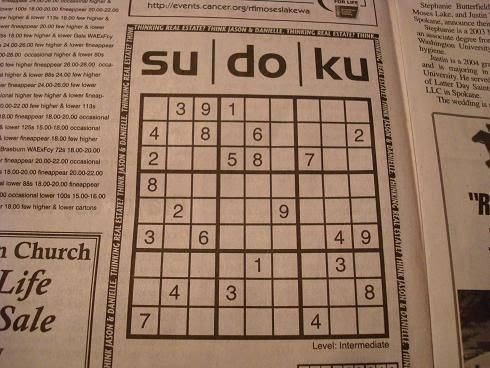
#> input picture sudoku board images/images2.jpeg, 490 x 368 px
$ python sudoku.py
#> lines starting #> are read from the running program, lines starting #| are printed output that depends on the picture; after the words box and inside, x2 and y2 are one past the last pixel; in counts of white or black regions, pixels touching at a corner belong together
import cv2
import imutils
import numpy as np
import easyocr


def reorderPoints(points):
    points=points.reshape((4,2))
    newpoints=np.zeros((4,1,2),dtype=np.int32)
    sum=points.sum(1)
    newpoints[0]=points[np.argmin(sum)]
    newpoints[3]=points[np.argmax(sum)]
    diff=np.diff(points,axis=1)
    newpoints[1]=points[np.argmin(diff)]
    newpoints[2]=points[np.argmax(diff)]
    return newpoints

def processImg(img):
    grayimg=cv2.cvtColor(img,cv2.COLOR_BGR2GRAY)
    blurimg = cv2.GaussianBlur(grayimg, (9,9),0)


    # timg = cv2.adaptiveThreshold(blurimg,255,1,1,3,1)

    # blurimg = cv2.GaussianBlur(grayimg, (3,3), 1)

    timg = cv2.adaptiveThreshold(blurimg,255,cv2.ADAPTIVE_THRESH_GAUSSIAN_C,cv2.THRESH_BINARY,9,2)
    timg=cv2.bitwise_not(timg)
    kernel = np.ones((3,3), np.uint8)
    timg = cv2.dilate(timg, kernel)
    keypoints = cv2.findContours(timg.copy(), cv2.RETR_EXTERNAL,cv2.CHAIN_APPROX_SIMPLE)
    contours = imutils.grab_contours(keypoints)
    # contours,h = cv2.findContours(timg.copy(), cv2.RETR_EXTERNAL,cv2.CHAIN_APPROX_SIMPLE)
    newimg = cv2.drawContours(img.copy(), contours, -1, (0, 255, 0), 3)


    contours=sorted(contours,key=cv2.contourArea,reverse=True)
    location=None
    for c in contours:
        area=cv2.contourArea(c)
        if area>550:
            perimeter=cv2.arcLength(c,True)
            curve=cv2.approxPolyDP(c,0.02*perimeter,True)
            if(len(curve)==4):
                location=curve
                break
    # print(location)
    location=reorderPoints(location)
    # print(location)
    newimg=cv2.drawContours(img,location,-1,(0,255,0),9)

    pts1=np.float32(location)
    pts2=np.float32([[0,0],[450,0],[0,450],[450,450]])
    matrix=cv2.getPerspectiveTransform(pts1,pts2)
    warpimg=cv2.warpPerspective(newimg,matrix,(450,450))
    warpimg=cv2.cvtColor(warpimg,cv2.COLOR_BGR2GRAY)

    # splitting the board into each cell
    rows=np.vsplit(warpimg,9)
    boxes=[]
    for r in rows:
        cols=np.hsplit(r,9)
        for c in cols:
            boxes.append(c)
    return boxes

def printGrid(grid):
    for i in range(81):
        temp=i%9
        if grid[i]=='0':
            print("_",end=' '),
        else:
            print(grid[i],end=' '),
        if temp==8:
            print("\n")


imgpath="sudoku board images/images2.jpeg"
img=cv2.imread(imgpath)
#> img is the input picture: shape (368, 490, 3); mean B, G, R 99.5, 120.6, 150.9
img=cv2.resize(img,(450,450))
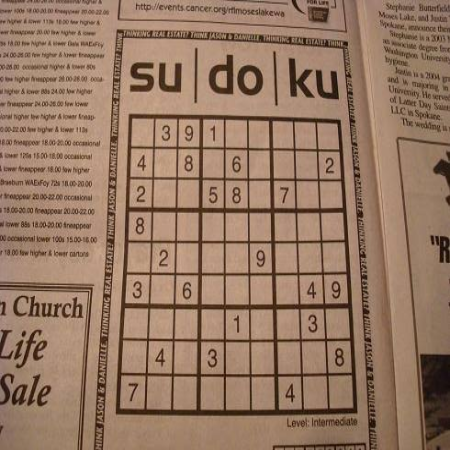
#> img: shape (450, 450, 3); mean B, G, R 99.4, 120.5, 150.8
cv2.imshow("image",img)
cv2.waitKey(0)

boxes=processImg(img)
#> in processImg, `blurimg = cv2.GaussianBlur(grayimg, (9,9),0)`:
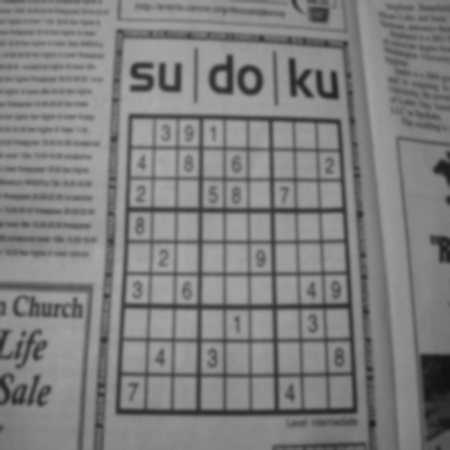
#> blurimg: shape (450, 450); min 17, max 171, mean 127.1
#> in processImg, `timg = cv2.adaptiveThreshold(blurimg,255,cv2.ADAPTIVE_THRESH_GAUSSIAN_..`:
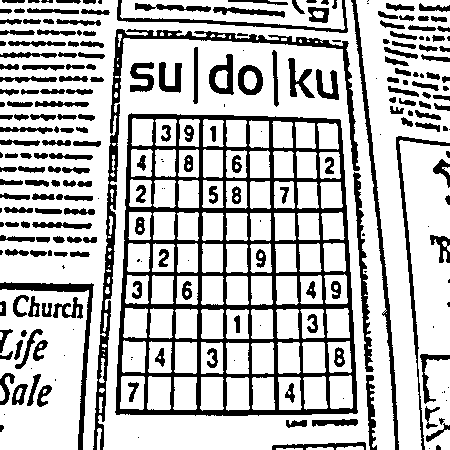
#> timg: shape (450, 450); 73.7% white; 250 black regions (50 under 20 px), largest, box (x1, y1, x2, y2) and area: (115, 113, 358, 416) 19169, (93, 29, 360, 450) 4912, (351, 0, 399, 450) 1870
#> in processImg, `timg = cv2.dilate(timg, kernel)`:
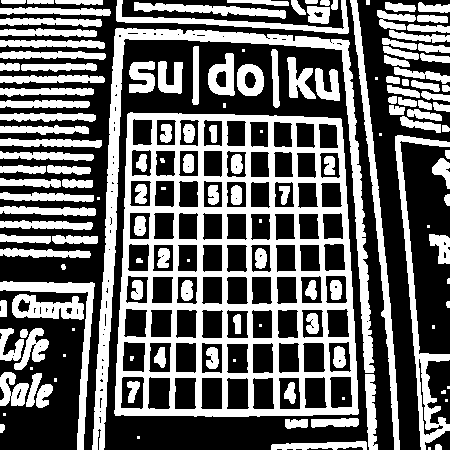
#> timg: shape (450, 450); 41.6% white; 148 white regions (26 under 20 px)
#> in processImg, `keypoints = cv2.findContours(timg.copy(), cv2.RETR_EXTERNAL,cv2.CHAIN_..`: keypoints = 113 contours, 21 with area under 20; largest, box (x1, y1, x2, y2) and area: (114, 112, 359, 417) 68635, (92, 28, 375, 450) 8644, (395, 135, 450, 450) 2772, (350, 0, 400, 450) 2476, (0, 281, 95, 450) 1732
#> in processImg, `contours = imutils.grab_contours(keypoints)`: contours has the same summary as keypoints
#> in processImg, `newimg = cv2.drawContours(img.copy(), contours, -1, (0, 255, 0), 3)`:
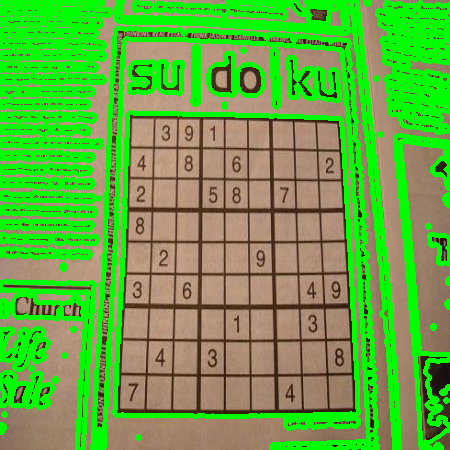
#> newimg: shape (450, 450, 3); mean B, G, R 65.2, 171, 98.9
#> the loop in processImg, `for c in contours:` made 1 pass
#> (area, perimeter, location) on pass 1: (68635, 1076.9, [[128, 113], [115, 415], [357, 414], [341, 119]])
#> in reorderPoints, `points=points.reshape((4,2))`: points = [[128, 113], [115, 415], [357, 414], [341, 119]]
#> in reorderPoints, `sum=points.sum(1)`: sum = [241, 530, 771, 460]
#> in reorderPoints, `diff=np.diff(points,axis=1)`: diff = [-15, 300, 57, -222]
#> in processImg, `location=reorderPoints(location)`: location = [[128, 113], [341, 119], [115, 415], [357, 414]]
#> in processImg, `matrix=cv2.getPerspectiveTransform(pts1,pts2)`: matrix = [[2.14, 0.0921, -284.1], [-0.0495, 1.76, -192.2], [-0.000124, 0.000469, 1]]
#> in processImg, `warpimg=cv2.warpPerspective(newimg,matrix,(450,450))`:
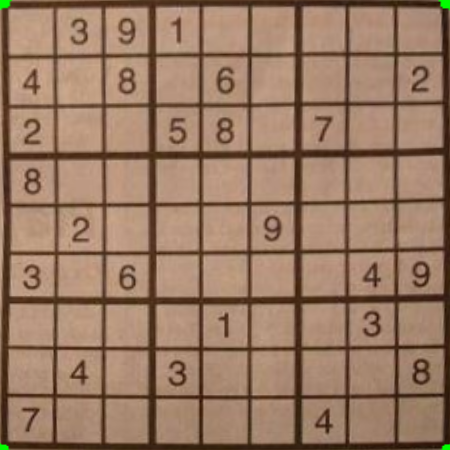
#> warpimg: shape (450, 450, 3); mean B, G, R 100, 122.1, 153.6
#> in processImg, `warpimg=cv2.cvtColor(warpimg,cv2.COLOR_BGR2GRAY)`:
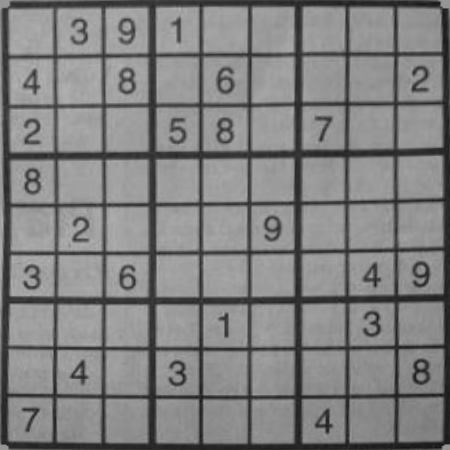
#> warpimg: shape (450, 450); min 20, max 184, mean 129
#> in processImg, `rows=np.vsplit(warpimg,9)`: rows = 9 items
#> the loop in processImg, `for r in rows:` made 9 passes
#> after the loop in processImg, `for r in rows:`: boxes = 81 items
#> boxes = 81 items
# for b in boxes:
#     cv2.imshow("box",b)
#     cv2.waitKey(0)
#> (the run stopped early here; a loop or call above may not have finished)

$ run again, with sudoku board images/images3.jpeg copied over sudoku board images/images2.jpeg
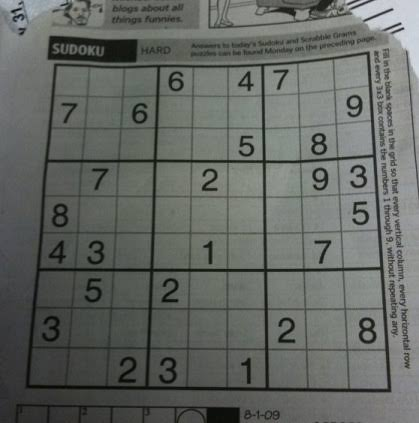
#> input picture sudoku board images/images3.jpeg, 419 x 423 px
#> img is the input picture: shape (423, 419, 3); mean B, G, R 99.2, 103.3, 99.8
#> img: shape (450, 450, 3)
#> in processImg, `timg = cv2.dilate(timg, kernel)`:
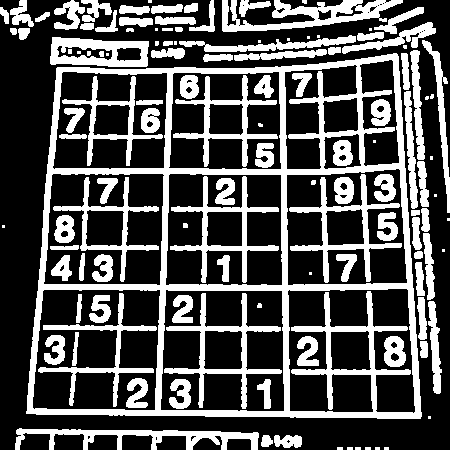
#> timg: shape (450, 450); 32.3% white; 123 white regions (31 under 20 px)
#> keypoints = 73 contours, 26 with area under 20; largest, box (x1, y1, x2, y2) and area: (26, 53, 422, 419) 129028, (50, 37, 149, 67) 2416, (222, 0, 403, 32) 2409, (15, 428, 259, 450) 1797, (179, 35, 356, 52) 897
#> contours has the same summary as keypoints
#> the loop in processImg, `for c in contours:` made 1 pass
#> (area, perimeter, location) on pass 1: (129028, 1482.9, [[397, 54], [57, 67], [26, 413], [420, 418]])
#> points = [[397, 54], [57, 67], [26, 413], [420, 418]]
#> sum = [451, 124, 439, 838]
#> diff = [-343, 10, 387, -2]
#> in processImg, `location=reorderPoints(location)`: location = [[57, 67], [397, 54], [26, 413], [420, 418]]
#> matrix = [[1.45, 0.13, -91.56], [0.0601, 1.57, -108.7], [0.000172, 0.000483, 1]]
#> in processImg, `warpimg=cv2.warpPerspective(newimg,matrix,(450,450))`:
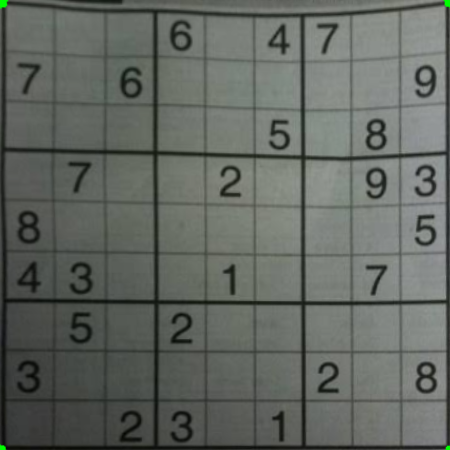
#> warpimg: shape (450, 450, 3); mean B, G, R 97.3, 103, 98.3
#> rows = 9 items
#> the loop in processImg, `for r in rows:` made 9 passes
#> after the loop in processImg, `for r in rows:`: boxes = 81 items

$ run again, with sudoku board images/images4.jpeg copied over sudoku board images/images2.jpeg
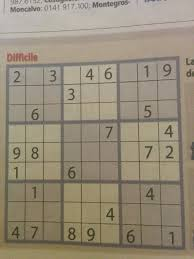
#> input picture sudoku board images/images4.jpeg, 194 x 259 px
#> img is the input picture: shape (259, 194, 3); mean B, G, R 121.3, 140.2, 150.1
#> img: shape (450, 450, 3)
#> in processImg, `timg = cv2.dilate(timg, kernel)`:
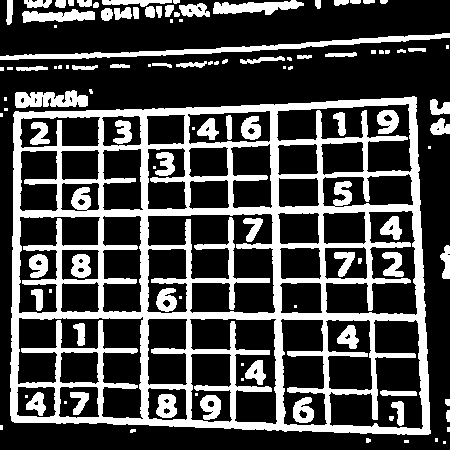
#> timg: shape (450, 450); 28.5% white; 110 white regions (37 under 20 px)
#> keypoints = 72 contours, 35 with area under 20; largest, box (x1, y1, x2, y2) and area: (10, 96, 431, 435) 132058, (0, 33, 450, 60) 1772, (15, 90, 88, 108) 828, (213, 0, 304, 15) 720, (22, 9, 95, 23) 575
#> contours has the same summary as keypoints
#> the loop in processImg, `for c in contours:` made 1 pass
#> (area, perimeter, location) on pass 1: (132057.5, 1526.7, [[416, 97], [15, 111], [11, 420], [430, 433]])
#> points = [[416, 97], [15, 111], [11, 420], [430, 433]]
#> sum = [513, 126, 431, 863]
#> diff = [-319, 96, 409, 3]
#> in processImg, `location=reorderPoints(location)`: location = [[15, 111], [416, 97], [11, 420], [430, 433]]
#> matrix = [[1.24, 0.0161, -20.41], [0.054, 1.55, -172.5], [0.000222, 0.000141, 1]]
#> in processImg, `warpimg=cv2.cvtColor(warpimg,cv2.COLOR_BGR2GRAY)`:
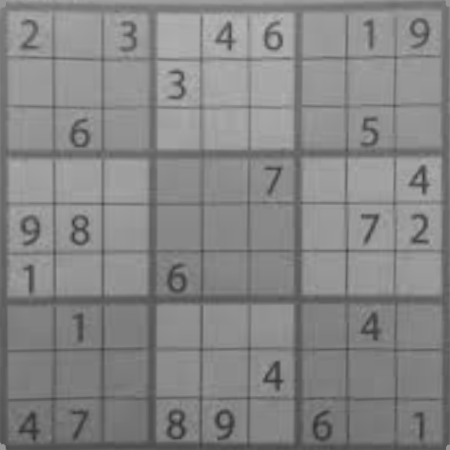
#> warpimg: shape (450, 450); min 51, max 187, mean 133.6
#> rows = 9 items
#> the loop in processImg, `for r in rows:` made 9 passes
#> after the loop in processImg, `for r in rows:`: boxes = 81 items
